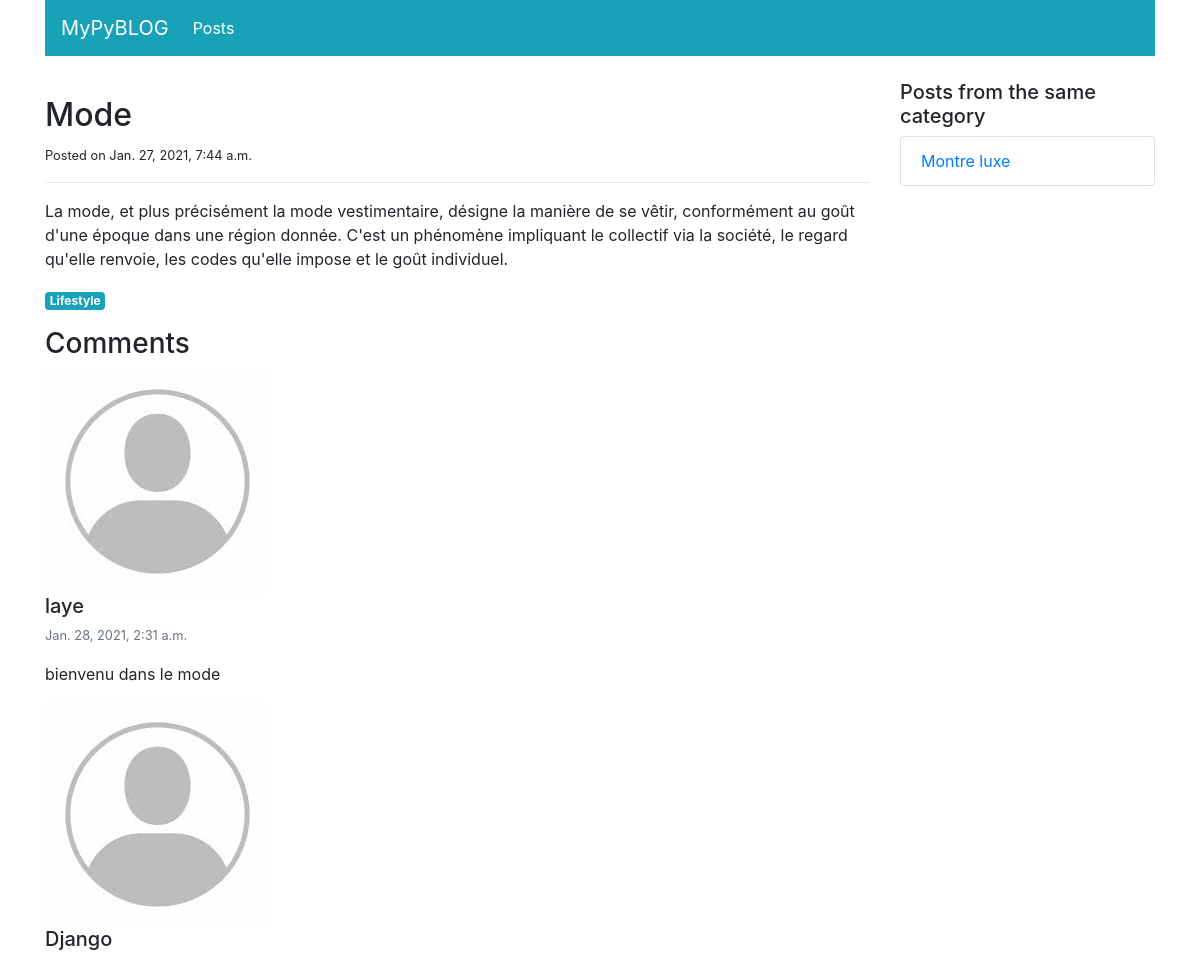
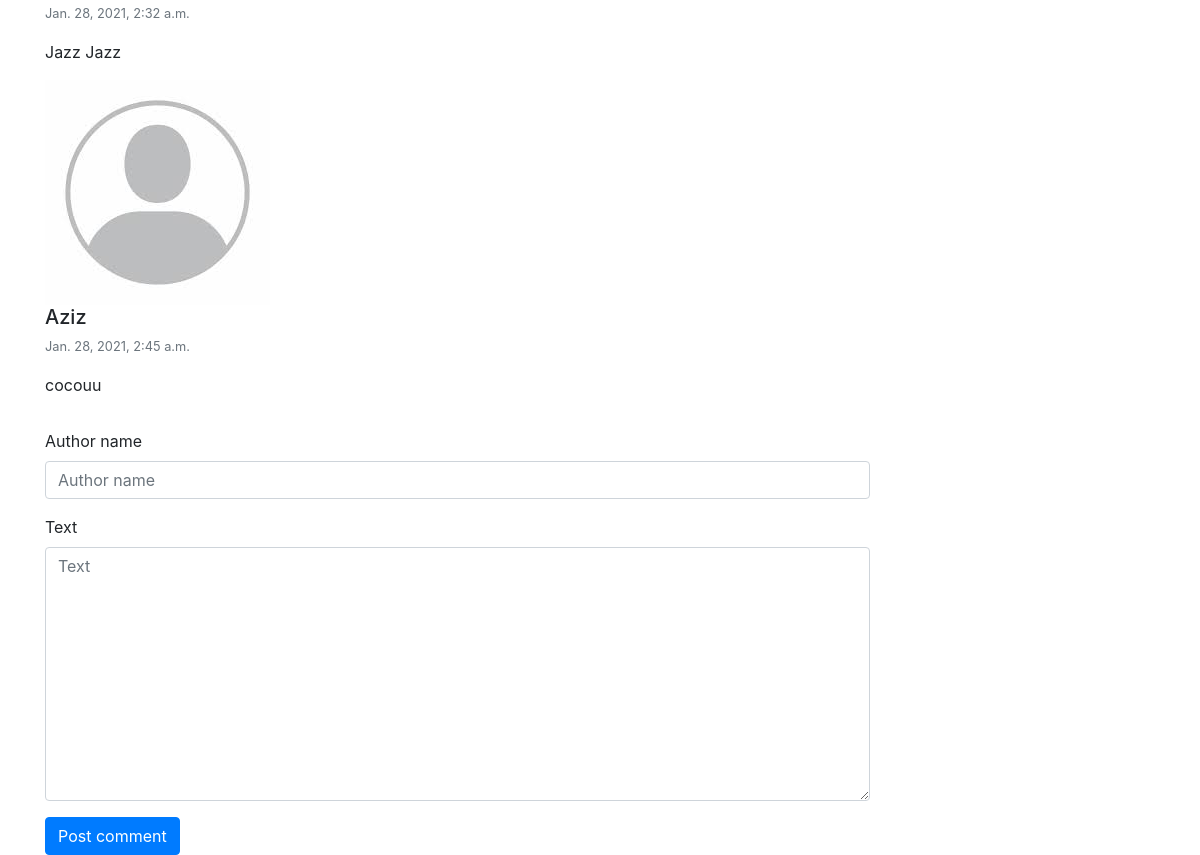
/blog/posts/detail/2/, run on the app's committed database (2 pictures, top to bottom).
### blog/models.py (models this page shows, shortened)
class Post(models.Model):
    title = models.CharField(max_length=100)
    category = models.ForeignKey('PostCategory',
                                 null=True,
                                 blank=True,
                                 on_delete=models.DO_NOTHING)
    published = models.BooleanField(default=False)
    text = models.TextField(blank=True)
    created_at = models.DateTimeField(auto_now_add=True)

class PostCategory(models.Model):
    name = models.CharField(max_length=50)
    def slug(self):
        return slugify(self.name)

class Comment(models.Model):
    STATUS_VISIBLE = 'Visible'
    STATUS_HIDDEN = 'Hidden'
    STATUS_MODERATED = 'Moderated'
    STATUS_CHOICES = (
        (STATUS_VISIBLE, 'Visible'),
        (STATUS_HIDDEN, 'Hidden'),
        (STATUS_MODERATED, 'Moderated',)
    )
    post = models.ForeignKey('Post',
                             on_delete=models.CASCADE,
                             related_name='comments')
    author_name = models.CharField(max_length=100)
    text = models.TextField()
    status = models.CharField(max_length=20,
                              default=STATUS_VISIBLE,
                              choices=STATUS_CHOICES)
    moderation_text = models.CharField(max_length=200, blank=True)
    created_at = models.DateTimeField(auto_now_add=True)

### blog/views.py (the view)
# urls.py: path('posts/detail/<int:post_id>/', views.post_detail, name='post-detail'),
def post_detail(request,post_id,message=''):
    post = get_object_or_404(Post,pk=post_id)
    posts_same_category = Post.objects.filter(published=True,category=post.category).exclude(pk=post_id)
    comments = post.comments.exclude(status=Comment.STATUS_HIDDEN).order_by('created_at')
    comment_form = CreateCommentForm()
    if request.method == 'POST':
        comment_form = CreateCommentForm(request.POST)
        if comment_form.is_valid():
            comment = comment_form.save(commit=False)
            comment.post = post
            comment.save()
            args = [post.pk,'Your comment has been posted!']
            return HttpResponseRedirect(reverse('post-detail-message',args=args) + '#comments')
    else:
        comment_form = CreateCommentForm()
    context = {
        'navigation_items': navigation.navigation_items(navigation.NAV_POSTS),
        'post': post,
        'posts_same_category': posts_same_category,
        'comments': comments,
        'comment_form': comment_form,
        'message': message,
    }
    return render(request,'blog/post_detail.html',context)

### blog/forms.py
class CreateCommentForm(forms.ModelForm):
    class Meta:
        model = Comment
        fields = ['author_name','text']

### blog/navigation.py (called while the page is built)
def navigation_items(selected_item):
    items = []
    for name,url in NAV_ITEMS:
        items.append({
            'name': name,
            'url':url,
            'active': True if selected_item == name else False
        })
        return items

### templates/blog/post_detail.html (shortened to what this page needs)
{% extends 'base.html' %}
{% load static %}
{% load bootstrap4 %}
{% block content %}
<div class="col-sm-9">
    <div class="mt-3">
        <h2>{{post.title}}</h2>
        <small>Posted on {{post.created_at}}</small>
        <hr>
        <p class="text-muted">
            {{post.text|linebreaks|safe}}
        </p>
        <a href="{% url 'post-list' post.category.slug %}"
        class="badge badge-info">{{post.category.name|capfirst}}</a>
    </div>
    <div class="mt-3" id="comments">
        <h3>Comments</h3>
        <ul class="list-unstyled">
            {% for comment in comments %}
            <img class="mr-3" src="{% static 'img/user-placeholder.png' %}">
            <li class="media">
                <div class="media-body">
                <h5 class="mt-0 mb-1">{{comment.author_name}}</h5>
                    <p>
                        <small class="text-muted">{{comment.created_at}}</small>
                    </p>
                <p>
                    {% if comment.status == 'moderated' %}
                        <span class="font-weight-light font-italic text-muted">
                            [[Moderated comment: {{comment.moderation_text }}]]
                        </span>
                    {% else %}
                        {{comment.text}}
                    {% endif %}
                </p>
            </div>
            </li>
            {% empty%}
            <li class="media">No comments yet!</li>
        {%endfor%}
        </ul>
        <form action="{% url 'post-detail' post.pk %}" method="post" class="form">
            {% bootstrap_form comment_form %}
            {%buttons%}
            <button type="submit" class="btn btn-primary">Post comment</button>
            {% endbuttons %}
        </form>
    </div>
</div>
    <div class="col-sm-3">
        <h5>Posts from the same category</h5>
        <ul class="list-group">
            {% for post in posts_same_category %}
                <li class="list-group-item">
                    <a href="{% url 'post-detail' post.pk%}">
                        {{post.title|truncatewords:4}}
                    </a>
                </li>
            {% empty %}
            This is the only post
            {%endfor%}
        </ul>
    </div>
{% endblock content %}

### templates/base.html (shortened to what this page needs)
<!DOCTYPE html>
{% load static %}
<html lang="en">
<head>
    <link rel="stylesheet" href="https://stackpath.bootstrapcdn.com/bootstrap/4.1.3/css/bootstrap.min.css"
>
</head>
<body>
<div class="container">
    <nav class="navbar sticky-top navbar-expand-md navbar-dark bg-info">
        <a class="navbar-brand" href="{% url 'home' %}">MyPyBLOG</a>
        <div class="collapse navbar-collapse" id="navbar">
            <ul class="navbar-nav mr-auto">
                {% for item in navigation_items %}
                    <li class="nav-item {% if item.active %}active{% endif %}">
                        <a class="nav-link" href="{{item.url}}">{{ item.name }}</a>
                    </li>
                {% endfor %}
            </ul>
        </div>
    </nav>
    <div class="row mt-4">
        {% block content%}Please override this block! {% endblock %}
    </div>
</div>
</body>
</html>

### data on the page
Post: title "Mode", created_at "Jan. 27, 2021, 7:44 a.m.", text "La mode, et plus précisément la mode vestimentaire, désigne la manière de se vêtir, conformément au goût d'une époque dans une région donnée. C'est un phénomène impliquant le collectif via la société, le regard qu'elle renvoie, les codes qu'elle impose et le goût individuel.", category.name "Lifestyle"
Comment: author_name "laye", created_at "Jan. 28, 2021, 2:31 a.m.", text "bienvenu dans le mode"
Comment: author_name "Django", created_at "Jan. 28, 2021, 2:32 a.m.", text "Jazz Jazz"
Comment: author_name "Aziz", created_at "Jan. 28, 2021, 2:45 a.m.", text "cocouu"
Post: title "Montre luxe"

### other printed values
{{ item.name }} "Posts"
